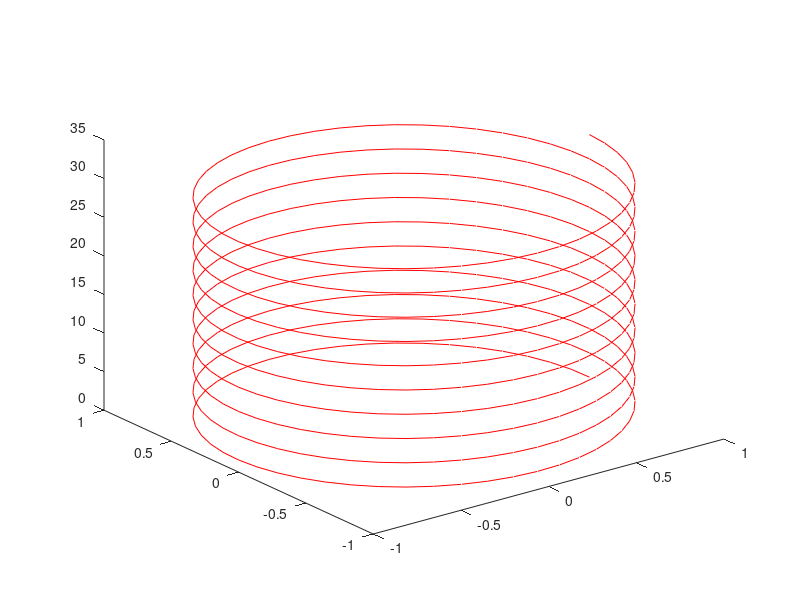
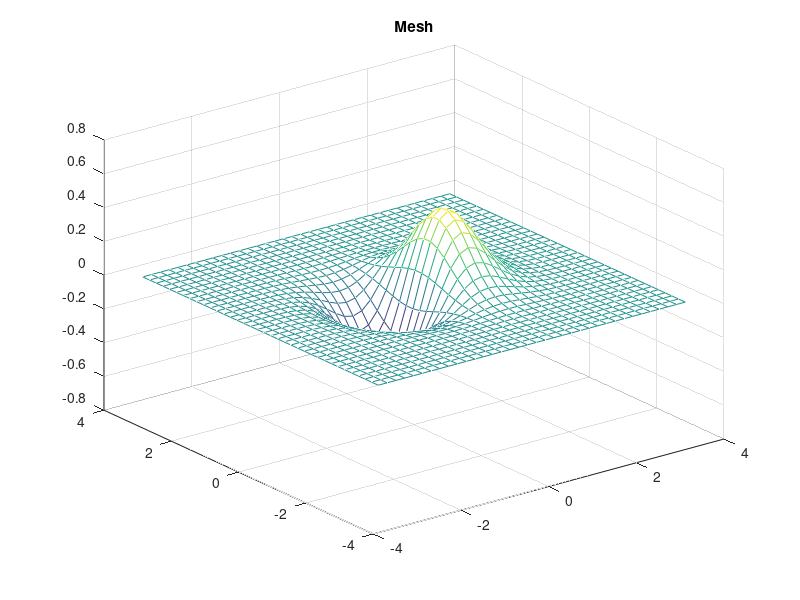
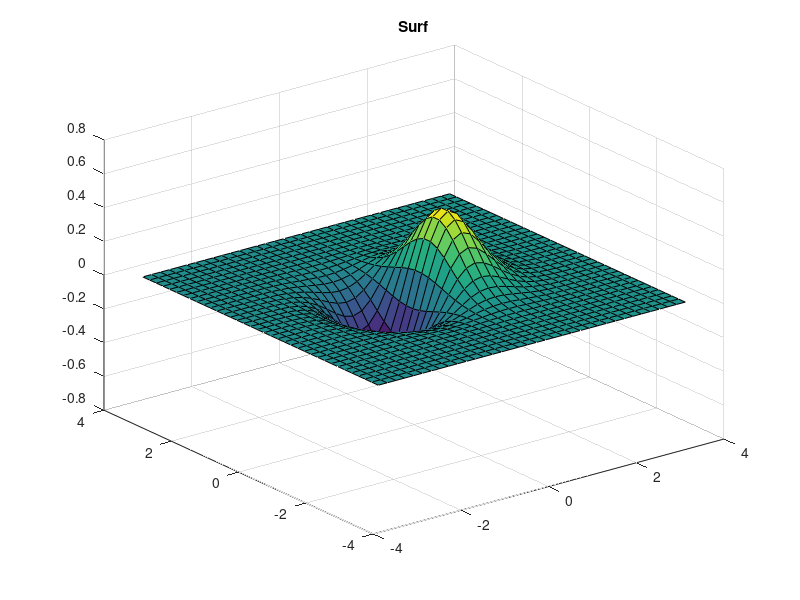
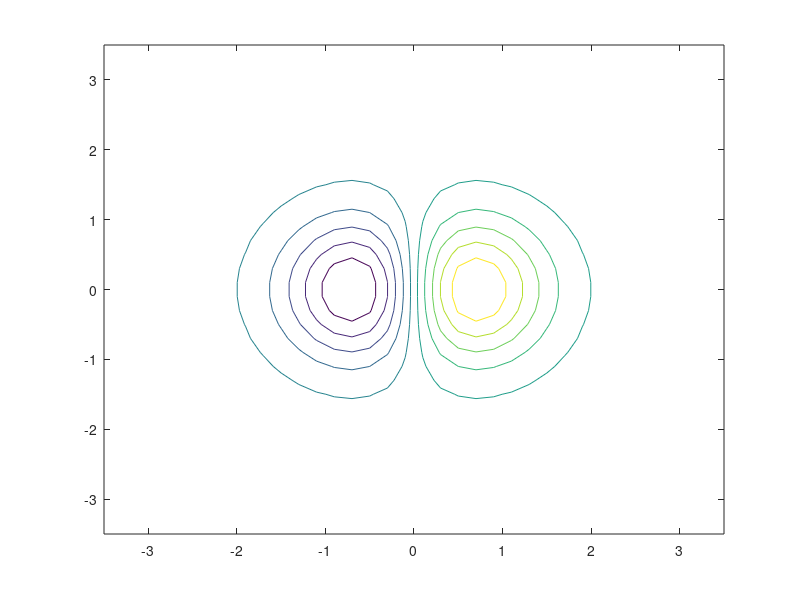

MATLAB code for these plots, in order:
%%
z=0:pi/50:10*pi;y=sin(2*z);x=cos(2*z);
plot3(x,y,z,'r');

%%
x = -3.5:0.2:3.5; y = -3.5:0.2:3.5;
[X,Y] = meshgrid(x,y);
Z = X.*exp(-X.^2-Y.^2);
figure;mesh(X,Y,Z);title('Mesh');
figure;surf(X,Y,Z);title('Surf');
figure;contour(X,Y,Z)